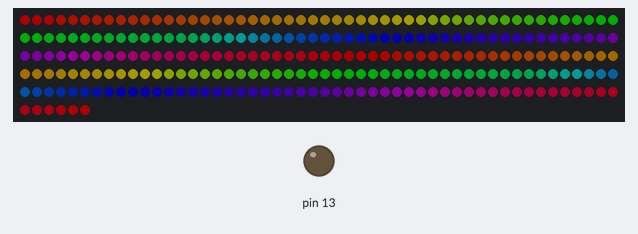
Simulated run of this sketch. Board: Arduino Uno, built with avr-gcc and run on an emulated ATmega328P. Parts: 256 RGB LEDs in strip order, left to right, continuing on the next row, output pins drawn as LEDs (lit = HIGH). Dim RGB values are drawn brighter than linear.

Above: at 0.16 s.
At 5.0 s:
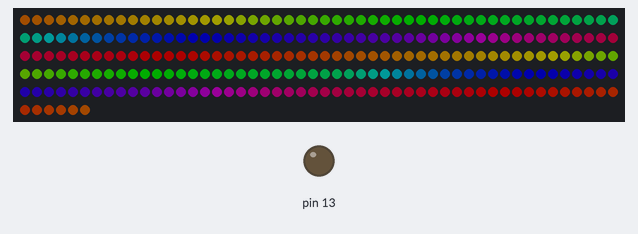
At 10.14 s:
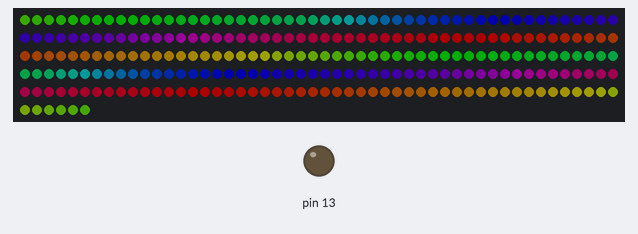
At 19.82 s:
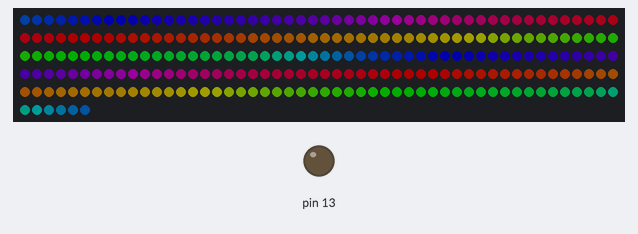
At 29.81 s:
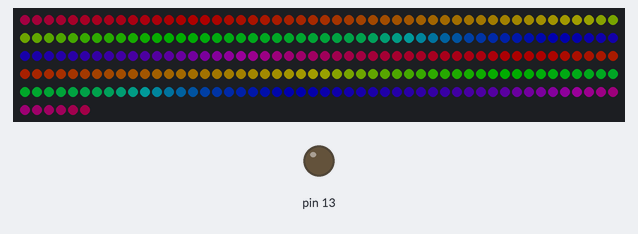
At 39.79 s:
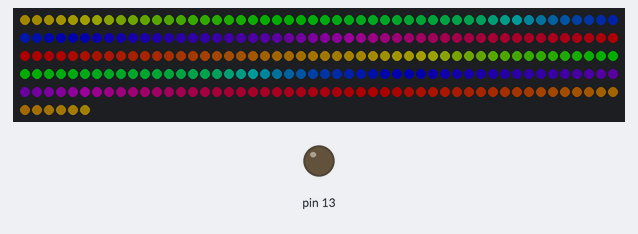

The sketch:

LED-square.ino
```cpp
#include <FastLED.h>

#define NUM_LEDS 256
#define PIN 6
CRGB leds[NUM_LEDS];
byte counter;

void setup() {
  FastLED.addLeds<WS2811, PIN, GRB>(leds, NUM_LEDS).setCorrection( TypicalLEDStrip );
  FastLED.setBrightness(50);
  pinMode(13, OUTPUT);
}

void loop() {
  for (int i = 0; i < NUM_LEDS; i++ ) {         // от 0 до первой трети
    leds[i] = CHSV(counter + i * 2, 255, 255);  // HSV. Увеличивать HUE (цвет)
    // умножение i уменьшает шаг радуги
  }
  counter++;        // counter меняется от 0 до 255 (тип данных byte)
  FastLED.show();
  delay(5);         // скорость движения радуги
}
```
